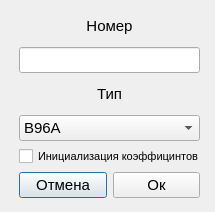
<?xml version="1.0" encoding="UTF-8"?>
<ui version="4.0">
 <class>ThermoblockDialog</class>
 <widget class="QDialog" name="ThermoblockDialog">
  <property name="geometry">
   <rect>
    <x>0</x>
    <y>0</y>
    <width>215</width>
    <height>212</height>
   </rect>
  </property>
  <property name="minimumSize">
   <size>
    <width>210</width>
    <height>210</height>
   </size>
  </property>
  <property name="windowTitle">
   <string>Dialog</string>
  </property>
  <widget class="QWidget" name="layoutWidget">
   <property name="geometry">
    <rect>
     <x>19</x>
     <y>10</y>
     <width>181</width>
     <height>188</height>
    </rect>
   </property>
   <layout class="QVBoxLayout" name="verticalLayout_2">
    <item>
     <layout class="QVBoxLayout" name="verticalLayout">
      <item>
       <widget class="QLabel" name="label">
        <property name="font">
         <font>
          <pointsize>11</pointsize>
         </font>
        </property>
        <property name="text">
         <string>Номер</string>
        </property>
        <property name="alignment">
         <set>Qt::AlignCenter</set>
        </property>
       </widget>
      </item>
      <item>
       <widget class="QLineEdit" name="number_lineEdit">
        <property name="font">
         <font>
          <pointsize>11</pointsize>
         </font>
        </property>
        <property name="alignment">
         <set>Qt::AlignCenter</set>
        </property>
       </widget>
      </item>
      <item>
       <widget class="QLabel" name="label_2">
        <property name="font">
         <font>
          <pointsize>11</pointsize>
         </font>
        </property>
        <property name="text">
         <string>Тип</string>
        </property>
        <property name="alignment">
         <set>Qt::AlignCenter</set>
        </property>
       </widget>
      </item>
     </layout>
    </item>
    <item>
     <widget class="QComboBox" name="type_lineEdit">
      <property name="font">
       <font>
        <pointsize>11</pointsize>
       </font>
      </property>
      <property name="mouseTracking">
       <bool>true</bool>
      </property>
      <property name="focusPolicy">
       <enum>Qt::StrongFocus</enum>
      </property>
      <property name="acceptDrops">
       <bool>true</bool>
      </property>
      <property name="layoutDirection">
       <enum>Qt::LeftToRight</enum>
      </property>
      <property name="autoFillBackground">
       <bool>false</bool>
      </property>
      <item>
       <property name="text">
        <string>B96A</string>
       </property>
      </item>
      <item>
       <property name="text">
        <string>B96B</string>
       </property>
      </item>
      <item>
       <property name="text">
        <string>B96C</string>
       </property>
      </item>
      <item>
       <property name="text">
        <string>B384A</string>
       </property>
      </item>
     </widget>
    </item>
    <item>
     <widget class="QCheckBox" name="coef_chek">
      <property name="font">
       <font>
        <pointsize>8</pointsize>
       </font>
      </property>
      <property name="text">
       <string>Инициализация коэффицинтов</string>
      </property>
     </widget>
    </item>
    <item>
     <layout class="QHBoxLayout" name="horizontalLayout">
      <item>
       <widget class="QPushButton" name="cancel_pushButton">
        <property name="font">
         <font>
          <pointsize>11</pointsize>
         </font>
        </property>
        <property name="text">
         <string>Отмена</string>
        </property>
       </widget>
      </item>
      <item>
       <widget class="QPushButton" name="ok_pushButton">
        <property name="font">
         <font>
          <pointsize>11</pointsize>
         </font>
        </property>
        <property name="text">
         <string>Ок</string>
        </property>
       </widget>
      </item>
     </layout>
    </item>
   </layout>
  </widget>
 </widget>
 <resources/>
 <connections/>
</ui>
